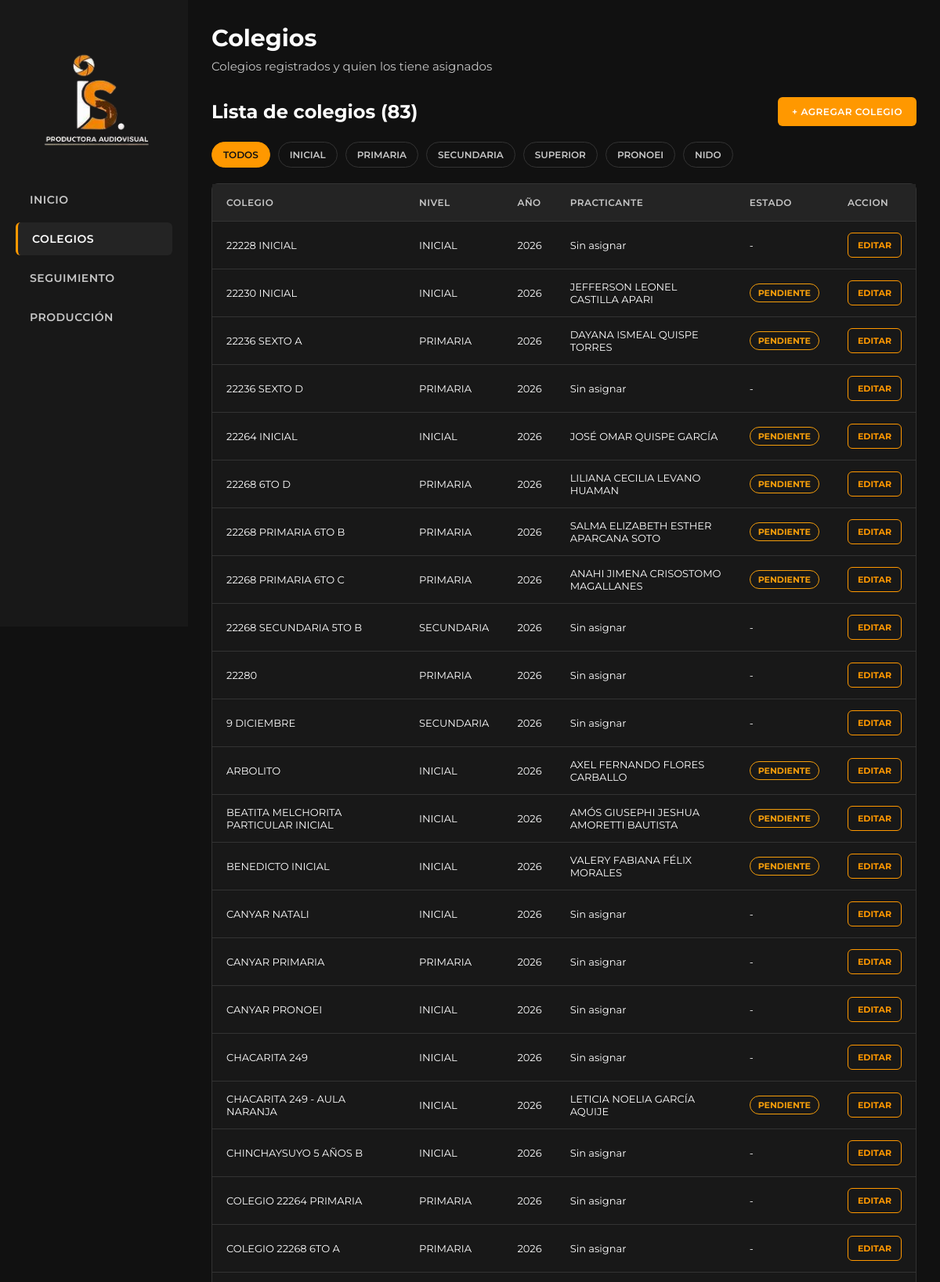
/app/views/colegios.php (upper part), run on the app's committed database.
### tables this page shows
CREATE TABLE colegios (
    id_colegio INT AUTO_INCREMENT PRIMARY KEY,
    nombre VARCHAR(100),
    nivel VARCHAR(20) NULL,            
    anio_promocion YEAR NULL           
);

CREATE TABLE seguimiento (
    id_seguimiento INT AUTO_INCREMENT PRIMARY KEY,
    estado VARCHAR(20),
    fecha_inicio DATE,
    fecha_limite DATE,
    fecha_fin DATE NULL,
    id_practicante INT,
    id_colegio INT,
    id_calificacion INT NULL,
    id_sesion INT NULL,
    CONSTRAINT FK_seguimiento_practicante FOREIGN KEY (id_practicante)
	REFERENCES practicantes(id),
    CONSTRAINT FK_seguimiento_colegio FOREIGN KEY (id_colegio)
	REFERENCES colegios(id_colegio),
    CONSTRAINT FK_seguimiento_calificacion FOREIGN KEY (id_calificacion)
	REFERENCES calificacion(id_calificacion),
    CONSTRAINT FK_seguimiento_sesion FOREIGN KEY (id_sesion)
	REFERENCES sesion(id_sesion)
);

### app/views/colegios.php (the view, shortened to what this page needs)
<?php
require_once "../../config/conexion.php";
$nivelFiltro = $_GET["nivel"] ?? "";
$niveles = ["INICIAL", "PRIMARIA", "SECUNDARIA", "SUPERIOR", "PRONOEI", "NIDO"];
$sql = "SELECT colegios.id_colegio, colegios.nombre, colegios.nivel,
               colegios.anio_promocion,
               CONCAT(practicantes.nombres, ' ', practicantes.apellidos) AS practicante,
               seguimiento.estado
        FROM colegios
        LEFT JOIN seguimiento
            ON colegios.id_colegio = seguimiento.id_colegio
        LEFT JOIN practicantes
            ON seguimiento.id_practicante = practicantes.id
        ORDER BY colegios.nombre";
$resultado = $conexion->query($sql);
$colegios = [];
while ($fila = $resultado->fetch_assoc()) {
    if ($nivelFiltro == "" || $nivelFiltro == $fila["nivel"]) {
        $colegios[] = $fila;
    }
}
?>
<!DOCTYPE html>
<html lang="es">
<head>
    <link rel="stylesheet" href="/monitoreo_ishume_2026/public/css/configuracion.css">
    <link rel="stylesheet" href="/monitoreo_ishume_2026/public/css/menu.css">
    <link rel="stylesheet" href="/monitoreo_ishume_2026/public/css/dashboard.css">
    <link rel="stylesheet" href="/monitoreo_ishume_2026/public/css/tablas.css">
    <link rel="stylesheet" href="/monitoreo_ishume_2026/public/css/sistema.css">
</head>
<body>
    <div class="contenedor">
        <?php
        require "menu.php";
        ?>
        <main class="contenido">
            <div class="titulo">
                <h1>Colegios</h1>
                <p>Colegios registrados y quien los tiene asignados</p>
            </div>
            <section class="seccion-dashboard">
                <div class="encabezado-tabla">
                    <h2>Lista de colegios (<?php echo count($colegios); ?>)</h2>
                    <a href="agregar_colegio.php" class="btn-agregar">+ AGREGAR COLEGIO</a>
                </div>
                <div class="filtros">
                    <a href="colegios.php" class="<?php if ($nivelFiltro == '') echo 'activo'; ?>">TODOS</a>
                    <?php foreach ($niveles as $n): ?>
                        <a href="colegios.php?nivel=<?php echo $n; ?>"
                           class="<?php if ($nivelFiltro == $n) echo 'activo'; ?>"><?php echo $n; ?></a>
                    <?php endforeach; ?>
                </div>
                <div class="tabla-contenedor">
                    <table class="tabla-datos">
                        <thead>
                            <tr>
                                <th>COLEGIO</th>
                                <th>NIVEL</th>
                                <th>AÑO</th>
                                <th>PRACTICANTE</th>
                                <th>ESTADO</th>
                                <th>ACCION</th>
                            </tr>
                        </thead>
                        <tbody>
                            <?php foreach ($colegios as $colegio): ?>
                                <tr>
                                    <td><?php echo $colegio['nombre']; ?></td>
                                    <td><?php echo $colegio['nivel'] ?? 'SIN NIVEL'; ?></td>
                                    <td><?php echo $colegio['anio_promocion']; ?></td>
                                    <td><?php echo $colegio['practicante'] ?? 'Sin asignar'; ?></td>
                                    <td>
                                        <?php if ($colegio['estado'] == null): ?>
                                            -
                                        <?php else: ?>
                                            <?php
                                            $clase = "etiqueta-pendiente";
                                            ?>
                                            <span class="etiqueta <?php echo $clase; ?>"><?php echo $colegio['estado']; ?></span>
                                        <?php endif; ?>
                                    </td>
                                    <td>
                                        <a href="editar_colegio.php?id=<?php echo $colegio['id_colegio']; ?>" class="btn-accion btn-accion-claro">EDITAR</a>
                                    </td>
                                </tr>
                            <?php endforeach; ?>
                        </tbody>
                    </table>
                </div>
            </section>
        </main>
    </div>
</body>
</html>

### public/css/configuracion.css (style rules this page uses)
* { margin: 0; padding: 0; box-sizing: border-box; }
body { font-family: 'Montserrat', sans-serif; background-color: #111111; color: #FFFFFF; }
a { text-decoration: none; color: inherit; }
:root { --negro: #111111; --negro-secundario: #181818; --gris: #242424; --gris-borde: #333333; --naranja: #FF9800; --blanco: #FFFFFF; --gris-texto: #C7C7C7; --gris-suave: #777777; --verde: #22C55E; --amarillo: #F59E0B; --rojo: #EF4444; }

### public/css/dashboard.css (style rules this page uses)
.contenedor { display: flex; min-height: 100vh; }
.contenido { flex: 1; padding: 30px; background-color: var(--negro); }
.titulo { margin-bottom: 30px; }
.titulo h1 { font-size: 30px; color: var(--blanco); margin-bottom: 8px; }
.titulo p { color: var(--gris-texto); font-size: 15px; }

### public/css/tablas.css (style rules this page uses)
.tabla-contenedor { width: 100%; overflow-x: auto; margin-top: 20px; }
.encabezado-tabla { display: flex; justify-content: space-between; align-items: center; margin-bottom: 20px; }
.btn-agregar { background-color: var(--naranja); color: var(--blanco); padding: 11px 18px; border-radius: 6px; font-size: 12px; font-weight: 600; letter-spacing: 0.5px; }

### public/css/sistema.css (style rules this page uses)
.tabla-datos { width: 100%; border-collapse: separate; border-spacing: 0; background-color: var(--negro-secundario); border: 1px solid var(--gris-borde); border-radius: 8px; }
.tabla-datos thead { background-color: var(--gris); }
.tabla-datos th { color: var(--gris-texto); font-size: 12px; font-weight: 600; letter-spacing: 0.5px; text-align: left; padding: 16px 18px; white-space: nowrap; }
.tabla-datos td { color: var(--blanco); font-size: 13px; padding: 14px 18px; border-top: 1px solid var(--gris-borde); }
.etiqueta { display: inline-block; padding: 4px 10px; border-radius: 20px; font-size: 11px; font-weight: 700; white-space: nowrap; border: 1px solid var(--gris-suave); color: var(--gris-texto); }
.etiqueta-pendiente { color: var(--amarillo); border-color: var(--amarillo); }
.filtros { display: flex; flex-wrap: wrap; gap: 10px; margin-bottom: 10px; }
.filtros a { padding: 8px 14px; border: 1px solid var(--gris-borde); border-radius: 20px; color: var(--gris-texto); font-size: 12px; font-weight: 600; }
.filtros a.activo { background-color: var(--naranja); border-color: var(--naranja); color: var(--negro); }
.btn-accion { display: inline-block; background-color: var(--naranja); color: var(--negro); border: 1px solid var(--naranja); padding: 8px 12px; border-radius: 6px; font-size: 11px; font-weight: 700; cursor: pointer; white-space: nowrap; }
.btn-accion-claro { background-color: transparent; color: var(--naranja); }

### data on the page
colegios: nombre "22228 INICIAL", nivel "INICIAL", anio_promocion "2026", practicante "Sin asignar"
seguimiento: id_colegio.nombre "22230 INICIAL", id_colegio.nivel "INICIAL", id_colegio.anio_promocion "2026", practicante "JEFFERSON LEONEL CASTILLA APARI", estado "PENDIENTE"
seguimiento: id_colegio.nombre "22236 SEXTO A", id_colegio.nivel "PRIMARIA", id_colegio.anio_promocion "2026", practicante "DAYANA ISMEAL QUISPE TORRES", estado "PENDIENTE"
colegios: nombre "22236 SEXTO D", nivel "PRIMARIA", anio_promocion "2026", practicante "Sin asignar"
seguimiento: id_colegio.nombre "22264 INICIAL", id_colegio.nivel "INICIAL", id_colegio.anio_promocion "2026", practicante "JOSÉ OMAR QUISPE GARCÍA", estado "PENDIENTE"
seguimiento: id_colegio.nombre "22268 6TO D", id_colegio.nivel "PRIMARIA", id_colegio.anio_promocion "2026", practicante "LILIANA CECILIA LEVANO HUAMAN", estado "PENDIENTE"
seguimiento: id_colegio.nombre "22268 PRIMARIA 6TO B", id_colegio.nivel "PRIMARIA", id_colegio.anio_promocion "2026", practicante "SALMA ELIZABETH ESTHER APARCANA SOTO", estado "PENDIENTE"
seguimiento: id_colegio.nombre "22268 PRIMARIA 6TO C", id_colegio.nivel "PRIMARIA", id_colegio.anio_promocion "2026", practicante "ANAHI JIMENA CRISOSTOMO MAGALLANES", estado "PENDIENTE"
colegios: nombre "22268 SECUNDARIA 5TO B", nivel "SECUNDARIA", anio_promocion "2026", practicante "Sin asignar"
colegios: nombre "22280", nivel "PRIMARIA", anio_promocion "2026", practicante "Sin asignar"
colegios: nombre "9 DICIEMBRE", nivel "SECUNDARIA", anio_promocion "2026", practicante "Sin asignar"
seguimiento: id_colegio.nombre "ARBOLITO", id_colegio.nivel "INICIAL", id_colegio.anio_promocion "2026", practicante "AXEL FERNANDO FLORES CARBALLO", estado "PENDIENTE"
seguimiento: id_colegio.nombre "BEATITA MELCHORITA PARTICULAR INICIAL", id_colegio.nivel "INICIAL", id_colegio.anio_promocion "2026", practicante "AMÓS GIUSEPHI JESHUA AMORETTI BAUTISTA", estado "PENDIENTE"
seguimiento: id_colegio.nombre "BENEDICTO INICIAL", id_colegio.nivel "INICIAL", id_colegio.anio_promocion "2026", practicante "VALERY FABIANA FÉLIX MORALES", estado "PENDIENTE"
colegios: nombre "CANYAR NATALI", nivel "INICIAL", anio_promocion "2026", practicante "Sin asignar"
colegios: nombre "CANYAR PRIMARIA", nivel "PRIMARIA", anio_promocion "2026", practicante "Sin asignar"
colegios: nombre "CANYAR PRONOEI", nivel "INICIAL", anio_promocion "2026", practicante "Sin asignar"
colegios: nombre "CHACARITA 249", nivel "INICIAL", anio_promocion "2026", practicante "Sin asignar"
seguimiento: id_colegio.nombre "CHACARITA 249 - AULA NARANJA", id_colegio.nivel "INICIAL", id_colegio.anio_promocion "2026", practicante "LETICIA NOELIA GARCÍA AQUIJE", estado "PENDIENTE"
colegios: nombre "CHINCHAYSUYO 5 AÑOS B", nivel "INICIAL", anio_promocion "2026", practicante "Sin asignar"
colegios: nombre "COLEGIO 22264 PRIMARIA", nivel "PRIMARIA", anio_promocion "2026", practicante "Sin asignar"
colegios: nombre "COLEGIO 22268 6TO A", nivel "PRIMARIA", anio_promocion "2026", practicante "Sin asignar"

### other printed values
count($colegios) "83"
$n "INICIAL"
$n "PRIMARIA"
$n "SECUNDARIA"
$n "SUPERIOR"
$n "PRONOEI"
$n "NIDO"
